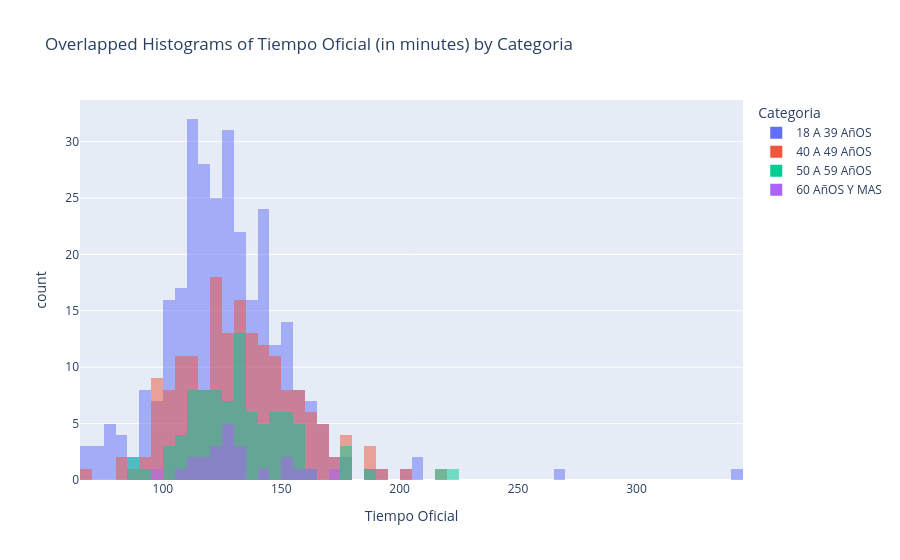

The cell this chart's notebook holds for it:
### Code cell
# Convert 'Tiempo Oficial' to minutes
df['Tiempo Oficial'] = pd.to_timedelta(df['Tiempo Oficial']).dt.total_seconds() / 60

# Create the histogram
fig = px.histogram(df, 
                   x='Tiempo Oficial', 
                   color='Categoria', 
                   barmode='overlay', 
                   title="Overlapped Histograms of Tiempo Oficial (in minutes) by Categoria")
fig.show()

### Figure 1 — Plotly figure (JSON) as saved in the notebook; plotly's stock layout.template omitted (floating-point values rounded to 4 significant figures; data arrays with more than 128 entries replaced by an {"elided": "..."} marker saying what was removed)
{"data": [{"alignmentgroup": "True", "bingroup": "x", "hovertemplate": "Categoria=18 A 39 AñOS<br>Tiempo Oficial=%{x}<br>count=%{y}<extra></extra>", "legendgroup": "18 A 39 AñOS", "marker": {"color": "#636efa", "opacity": 0.5, "pattern": {"shape": ""}}, "name": "18 A 39 AñOS", "offsetgroup": "18 A 39 AñOS", "orientation": "v", "showlegend": true, "type": "histogram", "x": {"elided": "300 float values"}, "xaxis": "x", "yaxis": "y"}, {"alignmentgroup": "True", "bingroup": "x", "hovertemplate": "Categoria=40 A 49 AñOS<br>Tiempo Oficial=%{x}<br>count=%{y}<extra></extra>", "legendgroup": "40 A 49 AñOS", "marker": {"color": "#EF553B", "opacity": 0.5, "pattern": {"shape": ""}}, "name": "40 A 49 AñOS", "offsetgroup": "40 A 49 AñOS", "orientation": "v", "showlegend": true, "type": "histogram", "x": {"elided": "175 float values"}, "xaxis": "x", "yaxis": "y"}, {"alignmentgroup": "True", "bingroup": "x", "hovertemplate": "Categoria=50 A 59 AñOS<br>Tiempo Oficial=%{x}<br>count=%{y}<extra></extra>", "legendgroup": "50 A 59 AñOS", "marker": {"color": "#00cc96", "opacity": 0.5, "pattern": {"shape": ""}}, "name": "50 A 59 AñOS", "offsetgroup": "50 A 59 AñOS", "orientation": "v", "showlegend": true, "type": "histogram", "x": [88.22, 88.27, 92.72, 100.9, 102.7, 104.5, 106.2, 107.1, 109.0, 109.5, 110.7, 110.7, 111.8, 112.1, 112.4, 112.5, 113.2, 114.3, 115.1, 115.2, 115.5, 115.8, 115.9, 115.9, 117.6, 119.5, 121, 122.4, 122.5, 122.9, 123.1, 123.7, 124.0, 124.3, 125.2, 126.1, 126.2, 126.4, 128.0, 128.0, 129.7, 130.3, 130.5, 130.6, 130.8, 130.9, 131.2, 131.5, 132.2, 133.0, 133.6, 133.7, 133.9, 134.8, 135.6, 138.1, 138.1, 139.9, 139.9, 139.9, 140.3, 141.1, 142.2, 142.7, 143.7, 146.0, 146.6, 148.1, 149.9, 149.9, 150.0, 151.4, 151.9, 153.1, 153.4, 153.6, 153.8, 155.3, 155.8, 157.6, 157.7, 158.0, 162.9, 175.8, 176.9, 177.3, 188.1, 215.3, 222.6], "xaxis": "x", "yaxis": "y"}, {"alignmentgroup": "True", "bingroup": "x", "hovertemplate": "Categoria=60 AñOS Y MAS<br>Tiempo Oficial=%{x}<br>count=%{y}<extra></extra>", "legendgroup": "60 AñOS Y MAS", "marker": {"color": "#ab63fa", "opacity": 0.5, "pattern": {"shape": ""}}, "name": "60 AñOS Y MAS", "offsetgroup": "60 AñOS Y MAS", "orientation": "v", "showlegend": true, "type": "histogram", "x": [99.45, 109.6, 112.1, 113.8, 118.6, 119.3, 121.8, 122.5, 123.6, 126.3, 126.4, 127.8, 128.3, 128.6, 130.8, 132.8, 133.3, 144.4, 150.1, 150.8, 157.8, 160.4, 170.6], "xaxis": "x", "yaxis": "y"}], "layout": {"barmode": "overlay", "legend": {"title": {"text": "Categoria"}, "tracegroupgap": 0}, "title": {"text": "Overlapped Histograms of Tiempo Oficial (in minutes) by Categoria"}, "xaxis": {"anchor": "y", "domain": [0, 1], "title": {"text": "Tiempo Oficial"}}, "yaxis": {"anchor": "x", "domain": [0, 1], "title": {"text": "count"}}}}
